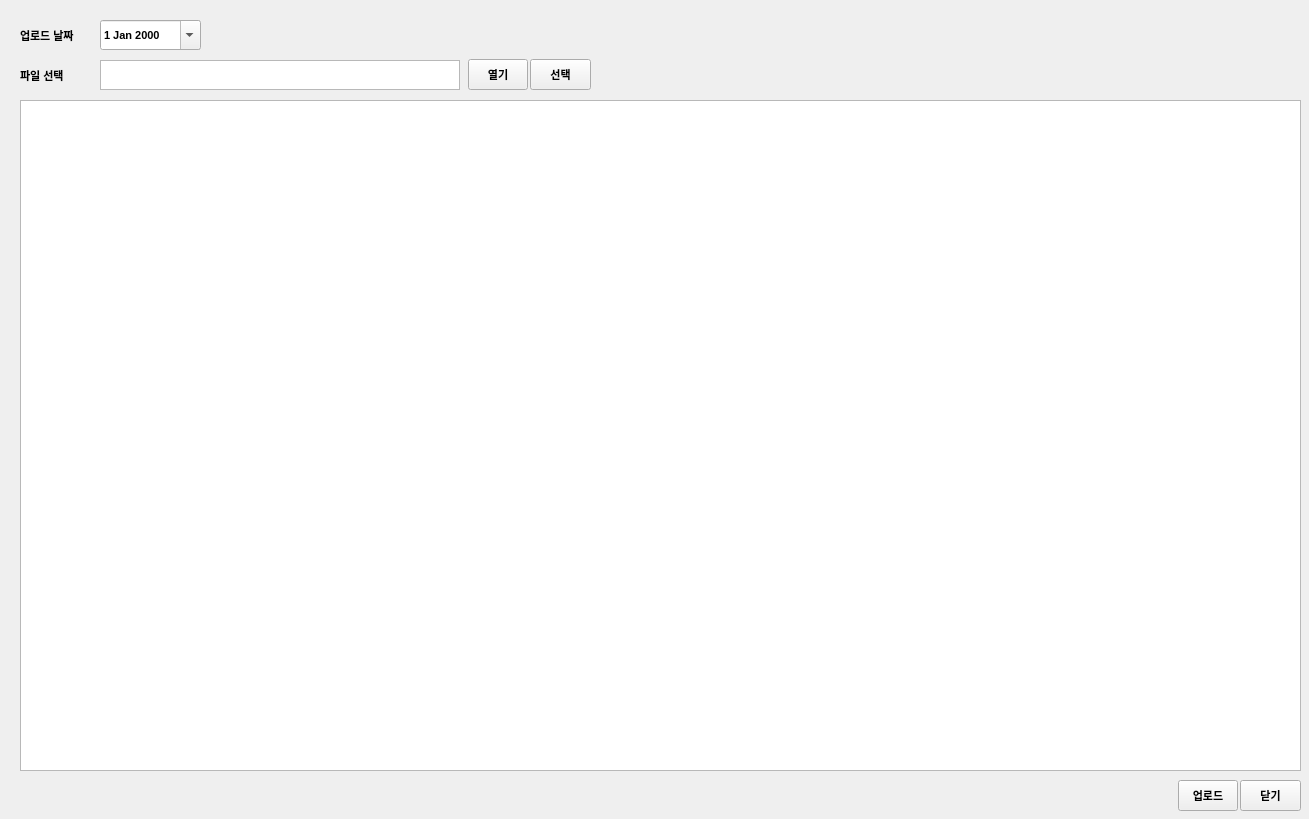
<?xml version="1.0" encoding="UTF-8"?>
<ui version="4.0">
 <class>window</class>
 <widget class="QWidget" name="window">
  <property name="geometry">
   <rect>
    <x>0</x>
    <y>0</y>
    <width>1309</width>
    <height>819</height>
   </rect>
  </property>
  <property name="windowTitle">
   <string>Form</string>
  </property>
  <widget class="QPushButton" name="btn_select">
   <property name="geometry">
    <rect>
     <x>530</x>
     <y>59</y>
     <width>61</width>
     <height>31</height>
    </rect>
   </property>
   <property name="font">
    <font>
     <family>Arial</family>
     <pointsize>8</pointsize>
     <weight>75</weight>
     <bold>true</bold>
    </font>
   </property>
   <property name="text">
    <string>선택</string>
   </property>
  </widget>
  <widget class="QPushButton" name="btn_open">
   <property name="geometry">
    <rect>
     <x>468</x>
     <y>59</y>
     <width>60</width>
     <height>31</height>
    </rect>
   </property>
   <property name="font">
    <font>
     <family>Arial</family>
     <pointsize>8</pointsize>
     <weight>75</weight>
     <bold>true</bold>
    </font>
   </property>
   <property name="text">
    <string>열기</string>
   </property>
  </widget>
  <widget class="QLabel" name="lbl_input_date">
   <property name="geometry">
    <rect>
     <x>20</x>
     <y>20</y>
     <width>71</width>
     <height>30</height>
    </rect>
   </property>
   <property name="font">
    <font>
     <family>Arial</family>
     <pointsize>8</pointsize>
     <weight>75</weight>
     <bold>true</bold>
    </font>
   </property>
   <property name="text">
    <string>업로드 날짜</string>
   </property>
  </widget>
  <widget class="QDateEdit" name="date_edit">
   <property name="geometry">
    <rect>
     <x>100</x>
     <y>20</y>
     <width>101</width>
     <height>30</height>
    </rect>
   </property>
   <property name="font">
    <font>
     <family>Arial</family>
     <pointsize>8</pointsize>
     <weight>75</weight>
     <bold>true</bold>
    </font>
   </property>
   <property name="calendarPopup">
    <bool>true</bool>
   </property>
  </widget>
  <widget class="QLabel" name="lbl_select_file">
   <property name="geometry">
    <rect>
     <x>20</x>
     <y>60</y>
     <width>71</width>
     <height>30</height>
    </rect>
   </property>
   <property name="font">
    <font>
     <family>Arial</family>
     <pointsize>8</pointsize>
     <weight>75</weight>
     <bold>true</bold>
    </font>
   </property>
   <property name="text">
    <string>파일 선택</string>
   </property>
  </widget>
  <widget class="QTableWidget" name="tbl_info">
   <property name="geometry">
    <rect>
     <x>20</x>
     <y>100</y>
     <width>1281</width>
     <height>671</height>
    </rect>
   </property>
  </widget>
  <widget class="QPushButton" name="btn_upload">
   <property name="geometry">
    <rect>
     <x>1178</x>
     <y>780</y>
     <width>60</width>
     <height>31</height>
    </rect>
   </property>
   <property name="font">
    <font>
     <family>Arial</family>
     <pointsize>8</pointsize>
     <weight>75</weight>
     <bold>true</bold>
    </font>
   </property>
   <property name="text">
    <string>업로드</string>
   </property>
  </widget>
  <widget class="QPushButton" name="btn_close">
   <property name="geometry">
    <rect>
     <x>1240</x>
     <y>780</y>
     <width>61</width>
     <height>31</height>
    </rect>
   </property>
   <property name="font">
    <font>
     <family>Arial</family>
     <pointsize>8</pointsize>
     <weight>75</weight>
     <bold>true</bold>
    </font>
   </property>
   <property name="text">
    <string>닫기</string>
   </property>
  </widget>
  <widget class="QTextEdit" name="text_select_file">
   <property name="geometry">
    <rect>
     <x>100</x>
     <y>60</y>
     <width>360</width>
     <height>30</height>
    </rect>
   </property>
  </widget>
 </widget>
 <resources/>
 <connections/>
</ui>
